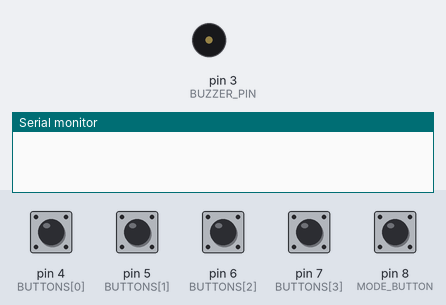
A sketch run on a simulated Arduino Uno, built with avr-gcc and run on an emulated ATmega328P. Parts: buzzer (waves = sounding), the last lines printed to the serial monitor. The inputs (shaded band) are chosen by the test bench; at power-on: pin 4 (BUTTONS[0]), pin 5 (BUTTONS[1]), pin 6 (BUTTONS[2]), pin 7 (BUTTONS[3]), pin 8 (MODE_BUTTON) HIGH.

Above: at 1.2 s.
1.3 s: pin 8 (MODE_BUTTON) pulled LOW for 0.15 s
2.9 s: pin 4 (BUTTONS[0]) pulled LOW for 0.15 s
At 2.97 s:
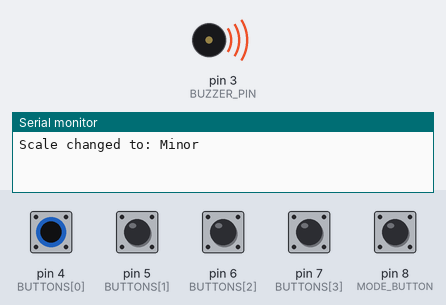
4.5 s: pin 8 (MODE_BUTTON) pulled LOW for 1 s
Timing chart, 0 to 7.5 s (numbered marks = the images above; inputs shaded):
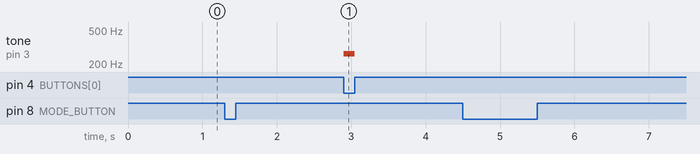

The sketch:

piano.ino
```cpp
const int BUZZER_PIN = 3;
const int BUTTONS[] = {4, 5, 6, 7}; // Do, Re, Mi, Fa
const int MODE_BUTTON = 8; // Major/Minor Toggle

// Frequencies for Major and Minor scales
int majorNotes[] = {262, 294, 330, 349, 392}; // Do, Re, Mi, Fa, Sol
int minorNotes[] = {262, 294, 311, 349, 392}; // Minor scale changes Mi to D#/Eb (311Hz)

bool isMajor = true;

void setup() {
  pinMode(BUZZER_PIN, OUTPUT);
  for (int i = 0; i < 4; i++) {
    pinMode(BUTTONS[i], INPUT_PULLUP);
  }
  pinMode(MODE_BUTTON, INPUT_PULLUP);
  Serial.begin(9600);
}

void loop() {
  // Mode Toggle Logic
  if (digitalRead(MODE_BUTTON) == LOW) {
    isMajor = !isMajor;
    Serial.print("Scale changed to: ");
    Serial.println(isMajor ? "Major" : "Minor");
    delay(300); // Debounce
  }

  int pressedCount = 0;
  int activeButtons[4] = {0, 0, 0, 0};

  for (int i = 0; i < 4; i++) {
    if (digitalRead(BUTTONS[i]) == LOW) {
      activeButtons[i] = 1;
      pressedCount++;
    }
  }

  // Play chords or single notes
  if (pressedCount >= 2) {
    // If two or more buttons pressed together, play Sol (index 4)
    if (isMajor) tone(BUZZER_PIN, majorNotes[4]);
    else tone(BUZZER_PIN, minorNotes[4]);
  }
  else if (pressedCount == 1) {
    for (int i = 0; i < 4; i++) {
      if (activeButtons[i] == 1) {
        if (isMajor) tone(BUZZER_PIN, majorNotes[i]);
        else tone(BUZZER_PIN, minorNotes[i]);
      }
    }
  }
  else {
    noTone(BUZZER_PIN); // Silence if no button pressed
  }
}
```

Measured:
- after the input at 2.9 s, tone on pin 3 (BUZZER_PIN): silent → 262 Hz at once, → silent 0.15 s later
